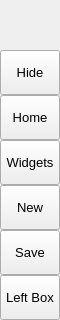
        <widget class="QFrame" name="leftMenuBg">
         <property name="minimumSize">
          <size>
           <width>60</width>
           <height>0</height>
          </size>
         </property>
         <property name="maximumSize">
          <size>
           <width>60</width>
           <height>16777215</height>
          </size>
         </property>
         <property name="frameShape">
          <enum>QFrame::NoFrame</enum>
         </property>
         <property name="frameShadow">
          <enum>QFrame::Raised</enum>
         </property>
         <layout class="QVBoxLayout" name="verticalLayout_3">
          <property name="spacing">
           <number>0</number>
          </property>
          <property name="leftMargin">
           <number>0</number>
          </property>
          <property name="topMargin">
           <number>0</number>
          </property>
          <property name="rightMargin">
           <number>0</number>
          </property>
          <property name="bottomMargin">
           <number>0</number>
          </property>
          <item>
           <widget class="QFrame" name="topLogoInfo">
            <property name="minimumSize">
             <size>
              <width>0</width>
              <height>50</height>
             </size>
            </property>
            <property name="maximumSize">
             <size>
              <width>16777215</width>
              <height>50</height>
             </size>
            </property>
            <property name="styleSheet">
             <string notr="true">image: url(:/images/images/images/topLogo.jpg);</string>
            </property>
            <property name="frameShape">
             <enum>QFrame::NoFrame</enum>
            </property>
            <property name="frameShadow">
             <enum>QFrame::Raised</enum>
            </property>
            <widget class="QLabel" name="titleLeftApp">
             <property name="geometry">
              <rect>
               <x>70</x>
               <y>8</y>
               <width>160</width>
               <height>20</height>
              </rect>
             </property>
             <property name="font">
              <font>
               <family>Segoe UI Semibold</family>
               <pointsize>12</pointsize>
               <weight>7</weight>
               <italic>false</italic>
               <bold>false</bold>
              </font>
             </property>
             <property name="text">
              <string>PyDracula</string>
             </property>
             <property name="alignment">
              <set>Qt::AlignLeading|Qt::AlignLeft|Qt::AlignTop</set>
             </property>
            </widget>
            <widget class="QLabel" name="titleLeftDescription">
             <property name="geometry">
              <rect>
               <x>70</x>
               <y>27</y>
               <width>160</width>
               <height>16</height>
              </rect>
             </property>
             <property name="maximumSize">
              <size>
               <width>16777215</width>
               <height>16</height>
              </size>
             </property>
             <property name="font">
              <font>
               <family>Segoe UI</family>
               <pointsize>8</pointsize>
               <weight>50</weight>
               <italic>false</italic>
               <bold>false</bold>
              </font>
             </property>
             <property name="text">
              <string>Modern GUI / Flat Style</string>
             </property>
             <property name="alignment">
              <set>Qt::AlignLeading|Qt::AlignLeft|Qt::AlignTop</set>
             </property>
            </widget>
           </widget>
          </item>
          <item>
           <widget class="QFrame" name="leftMenuFrame">
            <property name="frameShape">
             <enum>QFrame::NoFrame</enum>
            </property>
            <property name="frameShadow">
             <enum>QFrame::Raised</enum>
            </property>
            <layout class="QVBoxLayout" name="verticalMenuLayout">
             <property name="spacing">
              <number>0</number>
             </property>
             <property name="leftMargin">
              <number>0</number>
             </property>
             <property name="topMargin">
              <number>0</number>
             </property>
             <property name="rightMargin">
              <number>0</number>
             </property>
             <property name="bottomMargin">
              <number>0</number>
             </property>
             <item>
              <widget class="QFrame" name="toggleBox">
               <property name="maximumSize">
                <size>
                 <width>16777215</width>
                 <height>45</height>
                </size>
               </property>
               <property name="frameShape">
                <enum>QFrame::NoFrame</enum>
               </property>
               <property name="frameShadow">
                <enum>QFrame::Raised</enum>
               </property>
               <layout class="QVBoxLayout" name="verticalLayout_4">
                <property name="spacing">
                 <number>0</number>
                </property>
                <property name="leftMargin">
                 <number>0</number>
                </property>
                <property name="topMargin">
                 <number>0</number>
                </property>
                <property name="rightMargin">
                 <number>0</number>
                </property>
                <property name="bottomMargin">
                 <number>0</number>
                </property>
                <item>
                 <widget class="QPushButton" name="toggleButton">
                  <property name="sizePolicy">
                   <sizepolicy hsizetype="Expanding" vsizetype="Fixed">
                    <horstretch>0</horstretch>
                    <verstretch>0</verstretch>
                   </sizepolicy>
                  </property>
                  <property name="minimumSize">
                   <size>
                    <width>0</width>
                    <height>45</height>
                   </size>
                  </property>
                  <property name="font">
                   <font>
                    <family>Segoe UI</family>
                    <pointsize>10</pointsize>
                    <weight>50</weight>
                    <italic>false</italic>
                    <bold>false</bold>
                   </font>
                  </property>
                  <property name="cursor">
                   <cursorShape>PointingHandCursor</cursorShape>
                  </property>
                  <property name="layoutDirection">
                   <enum>Qt::LeftToRight</enum>
                  </property>
                  <property name="styleSheet">
                   <string notr="true">background-image: url(:/icons/images/icons/icon_menu.png);</string>
                  </property>
                  <property name="text">
                   <string>Hide</string>
                  </property>
                 </widget>
                </item>
               </layout>
              </widget>
             </item>
             <item alignment="Qt::AlignTop">
              <widget class="QFrame" name="topMenu">
               <property name="frameShape">
                <enum>QFrame::NoFrame</enum>
               </property>
               <property name="frameShadow">
                <enum>QFrame::Raised</enum>
               </property>
               <layout class="QVBoxLayout" name="verticalLayout_8">
                <property name="spacing">
                 <number>0</number>
                </property>
                <property name="leftMargin">
                 <number>0</number>
                </property>
                <property name="topMargin">
                 <number>0</number>
                </property>
                <property name="rightMargin">
                 <number>0</number>
                </property>
                <property name="bottomMargin">
                 <number>0</number>
                </property>
                <item>
                 <widget class="QPushButton" name="btn_home">
                  <property name="sizePolicy">
                   <sizepolicy hsizetype="Expanding" vsizetype="Fixed">
                    <horstretch>0</horstretch>
                    <verstretch>0</verstretch>
                   </sizepolicy>
                  </property>
                  <property name="minimumSize">
                   <size>
                    <width>0</width>
                    <height>45</height>
                   </size>
                  </property>
                  <property name="maximumSize">
                   <size>
                    <width>16777215</width>
                    <height>16777215</height>
                   </size>
                  </property>
                  <property name="font">
                   <font>
                    <family>Segoe UI</family>
                    <pointsize>10</pointsize>
                    <weight>50</weight>
                    <italic>false</italic>
                    <bold>false</bold>
                   </font>
                  </property>
                  <property name="cursor">
                   <cursorShape>PointingHandCursor</cursorShape>
                  </property>
                  <property name="layoutDirection">
                   <enum>Qt::LeftToRight</enum>
                  </property>
                  <property name="styleSheet">
                   <string notr="true">background-image: url(:/icons/images/icons/cil-home.png);</string>
                  </property>
                  <property name="text">
                   <string>Home</string>
                  </property>
                  <property name="iconSize">
                   <size>
                    <width>40</width>
                    <height>40</height>
                   </size>
                  </property>
                 </widget>
                </item>
                <item>
                 <widget class="QPushButton" name="btn_widgets">
                  <property name="sizePolicy">
                   <sizepolicy hsizetype="Expanding" vsizetype="Fixed">
                    <horstretch>0</horstretch>
                    <verstretch>0</verstretch>
                   </sizepolicy>
                  </property>
                  <property name="minimumSize">
                   <size>
                    <width>0</width>
                    <height>45</height>
                   </size>
                  </property>
                  <property name="font">
                   <font>
                    <family>Segoe UI</family>
                    <pointsize>10</pointsize>
                    <weight>50</weight>
                    <italic>false</italic>
                    <bold>false</bold>
                   </font>
                  </property>
                  <property name="cursor">
                   <cursorShape>PointingHandCursor</cursorShape>
                  </property>
                  <property name="layoutDirection">
                   <enum>Qt::LeftToRight</enum>
                  </property>
                  <property name="styleSheet">
                   <string notr="true">background-image: url(:/icons/images/icons/cil-gamepad.png);</string>
                  </property>
                  <property name="text">
                   <string>Widgets</string>
                  </property>
                 </widget>
                </item>
                <item>
                 <widget class="QPushButton" name="btn_new">
                  <property name="sizePolicy">
                   <sizepolicy hsizetype="Expanding" vsizetype="Fixed">
                    <horstretch>0</horstretch>
                    <verstretch>0</verstretch>
                   </sizepolicy>
                  </property>
                  <property name="minimumSize">
                   <size>
                    <width>0</width>
                    <height>45</height>
                   </size>
                  </property>
                  <property name="font">
                   <font>
                    <family>Segoe UI</family>
                    <pointsize>10</pointsize>
                    <weight>50</weight>
                    <italic>false</italic>
                    <bold>false</bold>
                   </font>
                  </property>
                  <property name="cursor">
                   <cursorShape>PointingHandCursor</cursorShape>
                  </property>
                  <property name="layoutDirection">
                   <enum>Qt::LeftToRight</enum>
                  </property>
                  <property name="styleSheet">
                   <string notr="true">background-image: url(:/icons/images/icons/cil-file.png);</string>
                  </property>
                  <property name="text">
                   <string>New</string>
                  </property>
                 </widget>
                </item>
                <item>
                 <widget class="QPushButton" name="btn_save">
                  <property name="sizePolicy">
                   <sizepolicy hsizetype="Expanding" vsizetype="Fixed">
                    <horstretch>0</horstretch>
                    <verstretch>0</verstretch>
                   </sizepolicy>
                  </property>
                  <property name="minimumSize">
                   <size>
                    <width>0</width>
                    <height>45</height>
                   </size>
                  </property>
                  <property name="font">
                   <font>
                    <family>Segoe UI</family>
                    <pointsize>10</pointsize>
                    <weight>50</weight>
                    <italic>false</italic>
                    <bold>false</bold>
                   </font>
                  </property>
                  <property name="cursor">
                   <cursorShape>PointingHandCursor</cursorShape>
                  </property>
                  <property name="layoutDirection">
                   <enum>Qt::LeftToRight</enum>
                  </property>
                  <property name="styleSheet">
                   <string notr="true">background-image: url(:/icons/images/icons/cil-save.png)</string>
                  </property>
                  <property name="text">
                   <string>Save</string>
                  </property>
                 </widget>
                </item>
               </layout>
              </widget>
             </item>
             <item alignment="Qt::AlignBottom">
              <widget class="QFrame" name="bottomMenu">
               <property name="frameShape">
                <enum>QFrame::NoFrame</enum>
               </property>
               <property name="frameShadow">
                <enum>QFrame::Raised</enum>
               </property>
               <layout class="QVBoxLayout" name="verticalLayout_9">
                <property name="spacing">
                 <number>0</number>
                </property>
                <property name="leftMargin">
                 <number>0</number>
                </property>
                <property name="topMargin">
                 <number>0</number>
                </property>
                <property name="rightMargin">
                 <number>0</number>
                </property>
                <property name="bottomMargin">
                 <number>0</number>
                </property>
                <item>
                 <widget class="QPushButton" name="toggleLeftBox">
                  <property name="sizePolicy">
                   <sizepolicy hsizetype="Expanding" vsizetype="Fixed">
                    <horstretch>0</horstretch>
                    <verstretch>0</verstretch>
                   </sizepolicy>
                  </property>
                  <property name="minimumSize">
                   <size>
                    <width>0</width>
                    <height>45</height>
                   </size>
                  </property>
                  <property name="font">
                   <font>
                    <family>Segoe UI</family>
                    <pointsize>10</pointsize>
                    <weight>50</weight>
                    <italic>false</italic>
                    <bold>false</bold>
                   </font>
                  </property>
                  <property name="cursor">
                   <cursorShape>PointingHandCursor</cursorShape>
                  </property>
                  <property name="layoutDirection">
                   <enum>Qt::LeftToRight</enum>
                  </property>
                  <property name="styleSheet">
                   <string notr="true">background-image: url(:/icons/images/icons/icon_settings.png);</string>
                  </property>
                  <property name="text">
                   <string>Left Box</string>
                  </property>
                 </widget>
                </item>
               </layout>
              </widget>
             </item>
            </layout>
           </widget>
          </item>
         </layout>
        </widget>
